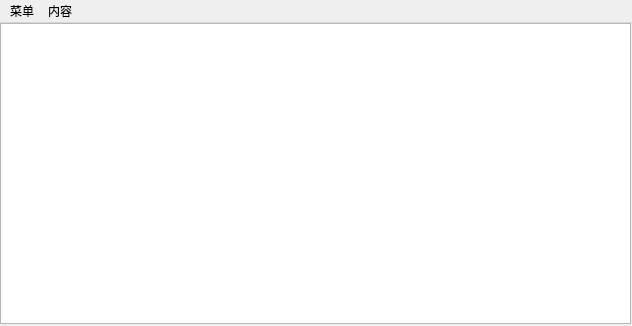
<?xml version="1.0" encoding="UTF-8"?>
<ui version="4.0">
 <class>MainWindow</class>
 <widget class="QMainWindow" name="MainWindow">
  <property name="geometry">
   <rect>
    <x>0</x>
    <y>0</y>
    <width>632</width>
    <height>326</height>
   </rect>
  </property>
  <property name="sizePolicy">
   <sizepolicy hsizetype="Preferred" vsizetype="Preferred">
    <horstretch>0</horstretch>
    <verstretch>0</verstretch>
   </sizepolicy>
  </property>
  <property name="font">
   <font>
    <family>微软雅黑 Light</family>
    <pointsize>9</pointsize>
   </font>
  </property>
  <property name="windowTitle">
   <string>Table的操作</string>
  </property>
  <property name="windowIcon">
   <iconset>
    <normaloff>img/app2.png</normaloff>img/app2.png</iconset>
  </property>
  <widget class="QWidget" name="centralwidget">
   <property name="font">
    <font>
     <pointsize>12</pointsize>
    </font>
   </property>
   <widget class="QTableWidget" name="tableWidget">
    <property name="geometry">
     <rect>
      <x>0</x>
      <y>0</y>
      <width>631</width>
      <height>301</height>
     </rect>
    </property>
    <property name="gridStyle">
     <enum>Qt::DashLine</enum>
    </property>
   </widget>
  </widget>
  <widget class="QMenuBar" name="menubar">
   <property name="geometry">
    <rect>
     <x>0</x>
     <y>0</y>
     <width>632</width>
     <height>23</height>
    </rect>
   </property>
   <widget class="QMenu" name="menu">
    <property name="title">
     <string>菜单</string>
    </property>
    <addaction name="addaction"/>
    <addaction name="deleteaction"/>
   </widget>
   <widget class="QMenu" name="menu_2">
    <property name="title">
     <string>内容</string>
    </property>
    <addaction name="additemaction"/>
   </widget>
   <addaction name="menu"/>
   <addaction name="menu_2"/>
  </widget>
  <action name="addaction">
   <property name="icon">
    <iconset>
     <normaloff>img/add.png</normaloff>img/add.png</iconset>
   </property>
   <property name="text">
    <string>添加行</string>
   </property>
  </action>
  <action name="deleteaction">
   <property name="icon">
    <iconset>
     <normaloff>img/cancel.png</normaloff>img/cancel.png</iconset>
   </property>
   <property name="text">
    <string>删除行</string>
   </property>
  </action>
  <action name="additemaction">
   <property name="icon">
    <iconset>
     <normaloff>img/edit.png</normaloff>img/edit.png</iconset>
   </property>
   <property name="text">
    <string>添加一行</string>
   </property>
  </action>
 </widget>
 <resources/>
 <connections/>
</ui>
